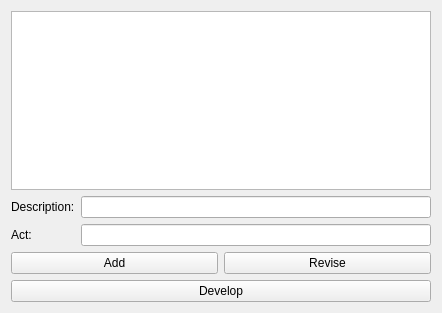
<?xml version="1.0" encoding="UTF-8"?>
<ui version="4.0">
 <class>WriterWindow</class>
 <widget class="QWidget" name="WriterWindow">
  <property name="geometry">
   <rect>
    <x>0</x>
    <y>0</y>
    <width>442</width>
    <height>313</height>
   </rect>
  </property>
  <property name="windowTitle">
   <string>WriterWindow</string>
  </property>
  <layout class="QVBoxLayout" name="verticalLayout">
   <item>
    <widget class="QTableView" name="ideasView">
     <property name="alternatingRowColors">
      <bool>true</bool>
     </property>
    </widget>
   </item>
   <item>
    <layout class="QFormLayout" name="formLayout">
     <item row="0" column="0">
      <widget class="QLabel" name="labelDescription">
       <property name="text">
        <string>Description:</string>
       </property>
      </widget>
     </item>
     <item row="0" column="1">
      <widget class="QLineEdit" name="descriptionLineEdit"/>
     </item>
     <item row="1" column="0">
      <widget class="QLabel" name="labelAct">
       <property name="text">
        <string>Act: </string>
       </property>
      </widget>
     </item>
     <item row="1" column="1">
      <widget class="QLineEdit" name="actLineEdit"/>
     </item>
    </layout>
   </item>
   <item>
    <layout class="QHBoxLayout" name="horizontalLayout">
     <item>
      <widget class="QPushButton" name="addButton">
       <property name="text">
        <string>Add</string>
       </property>
      </widget>
     </item>
     <item>
      <widget class="QPushButton" name="reviseButton">
       <property name="text">
        <string>Revise</string>
       </property>
      </widget>
     </item>
    </layout>
   </item>
   <item>
    <widget class="QPushButton" name="developButton">
     <property name="text">
      <string>Develop</string>
     </property>
    </widget>
   </item>
  </layout>
 </widget>
 <layoutdefault spacing="6" margin="11"/>
 <resources/>
 <connections/>
</ui>
